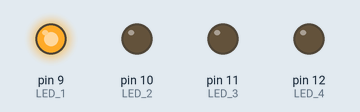
Simulated run of this sketch. Board: Arduino Uno, built with avr-gcc and run on an emulated ATmega328P. On the bench: output pins drawn as LEDs (lit = HIGH).

Above: at 0.5 s.
At 1.5 s:
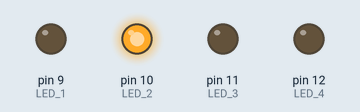
At 2.5 s:
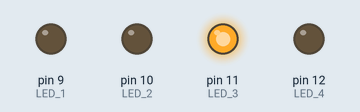
At 3.5 s:
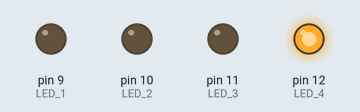
At 4.5 s:
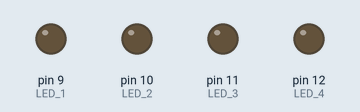
Timing chart, 0 to 6.5 s (numbered marks = the images above):
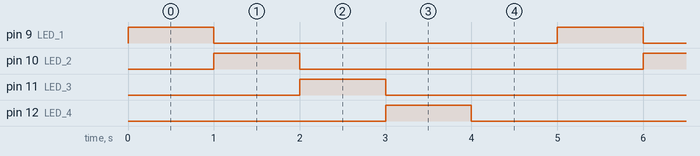

Measured:
- by itself, pin 9 (LED_1), pin 10 (LED_2), pin 11 (LED_3), pin 12 (LED_4): alternates HIGH for 1.0 s and LOW for 4.0 s
- by itself, everything shown: repeats every 5.0 s, in 5 steps

The sketch:

FORWARD_LED_BLINKING.ino
```cpp
int LED_1=9;
int LED_2=10;
int LED_3=11;
int LED_4=12;

void setup()
{
  pinMode(LED_1,OUTPUT);
  pinMode(LED_2,OUTPUT);
  pinMode(LED_3,OUTPUT);
  pinMode(LED_4,OUTPUT);
}
void loop()
{
  digitalWrite(LED_1,HIGH);
  delay(1000);
  digitalWrite(LED_1,LOW);
  digitalWrite(LED_2,HIGH);
  delay(1000);
  digitalWrite(LED_2,LOW);
  digitalWrite(LED_3,HIGH);
  delay(1000);
  digitalWrite(LED_3,LOW);
  digitalWrite(LED_4,HIGH);
  delay(1000);
  digitalWrite(LED_4,LOW);
  delay(1000);
}
```
